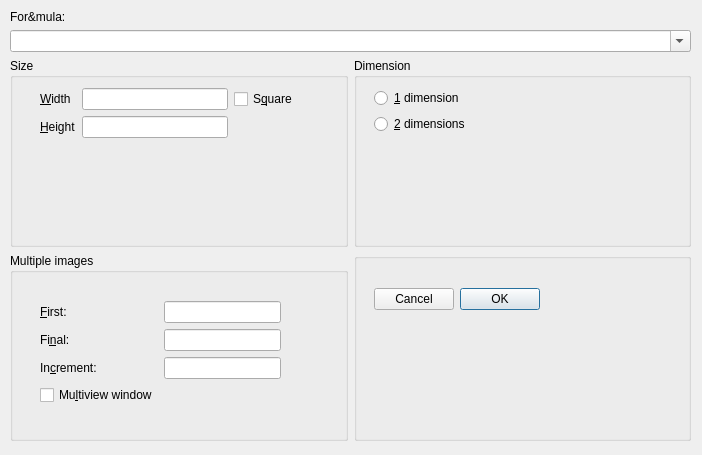
<?xml version="1.0" encoding="UTF-8"?>
<ui version="4.0">
 <class>formulaDialog</class>
 <widget class="QDialog" name="formulaDialog">
  <property name="geometry">
   <rect>
    <x>0</x>
    <y>0</y>
    <width>702</width>
    <height>455</height>
   </rect>
  </property>
  <property name="windowTitle">
   <string>Create image</string>
  </property>
  <property name="locale">
   <locale language="English" country="Australia"/>
  </property>
  <property name="modal">
   <bool>true</bool>
  </property>
  <widget class="QWidget" name="mainWidget">
   <property name="geometry">
    <rect>
     <x>10</x>
     <y>10</y>
     <width>681</width>
     <height>431</height>
    </rect>
   </property>
   <layout class="QVBoxLayout" name="mainLayout">
    <item>
     <widget class="QLabel" name="formulaLabel">
      <property name="sizePolicy">
       <sizepolicy hsizetype="Preferred" vsizetype="Fixed">
        <horstretch>0</horstretch>
        <verstretch>0</verstretch>
       </sizepolicy>
      </property>
      <property name="text">
       <string>For&amp;mula:</string>
      </property>
     </widget>
    </item>
    <item>
     <widget class="QComboBox" name="formulaComboBox">
      <property name="editable">
       <bool>true</bool>
      </property>
     </widget>
    </item>
    <item>
     <layout class="QGridLayout" name="mainGridLayout" rowminimumheight="0,0" columnminimumwidth="0,0">
      <item row="0" column="0">
       <widget class="QGroupBox" name="sizeGroupBox">
        <property name="title">
         <string>Size</string>
        </property>
        <widget class="QWidget" name="sizeGridLayout_a">
         <property name="geometry">
          <rect>
           <x>30</x>
           <y>30</y>
           <width>258</width>
           <height>96</height>
          </rect>
         </property>
         <layout class="QVBoxLayout" name="sizeVerticalLayout">
          <item>
           <layout class="QGridLayout" name="sizeGridLayout_b">
            <item row="0" column="0">
             <widget class="QLabel" name="widthLabel">
              <property name="text">
               <string>&amp;Width</string>
              </property>
              <property name="buddy">
               <cstring>widthLineEdit</cstring>
              </property>
             </widget>
            </item>
            <item row="0" column="2">
             <widget class="QCheckBox" name="squareCheckBox">
              <property name="text">
               <string>S&amp;quare</string>
              </property>
             </widget>
            </item>
            <item row="0" column="1">
             <widget class="QLineEdit" name="widthLineEdit">
              <property name="inputMethodHints">
               <set>Qt::ImhDigitsOnly</set>
              </property>
             </widget>
            </item>
            <item row="1" column="0">
             <widget class="QLabel" name="heightLabel">
              <property name="text">
               <string>&amp;Height</string>
              </property>
              <property name="buddy">
               <cstring>heightLineEdit</cstring>
              </property>
             </widget>
            </item>
            <item row="1" column="1">
             <widget class="QLineEdit" name="heightLineEdit">
              <property name="inputMethodHints">
               <set>Qt::ImhDigitsOnly</set>
              </property>
             </widget>
            </item>
           </layout>
          </item>
          <item>
           <spacer name="sizeVerticalSpacer">
            <property name="orientation">
             <enum>Qt::Vertical</enum>
            </property>
            <property name="sizeHint" stdset="0">
             <size>
              <width>20</width>
              <height>40</height>
             </size>
            </property>
           </spacer>
          </item>
         </layout>
        </widget>
       </widget>
      </item>
      <item row="0" column="1">
       <widget class="QGroupBox" name="dimensionGroupBox">
        <property name="title">
         <string>Dimension</string>
        </property>
        <widget class="QWidget" name="verticalLayoutWidget_3">
         <property name="geometry">
          <rect>
           <x>20</x>
           <y>30</y>
           <width>221</width>
           <height>121</height>
          </rect>
         </property>
         <layout class="QVBoxLayout" name="dimVerticalLayout">
          <item>
           <widget class="QRadioButton" name="oneDRadioButton">
            <property name="text">
             <string>&amp;1 dimension</string>
            </property>
           </widget>
          </item>
          <item>
           <widget class="QRadioButton" name="twoDRadioButton">
            <property name="text">
             <string>&amp;2 dimensions</string>
            </property>
           </widget>
          </item>
          <item>
           <spacer name="dimVerticalSpacer">
            <property name="orientation">
             <enum>Qt::Vertical</enum>
            </property>
            <property name="sizeHint" stdset="0">
             <size>
              <width>20</width>
              <height>40</height>
             </size>
            </property>
           </spacer>
          </item>
         </layout>
        </widget>
       </widget>
      </item>
      <item row="1" column="0">
       <widget class="QGroupBox" name="multiGroupBox">
        <property name="title">
         <string>Multiple images</string>
        </property>
        <widget class="QWidget" name="verticalLayoutWidget_4">
         <property name="geometry">
          <rect>
           <x>30</x>
           <y>30</y>
           <width>241</width>
           <height>141</height>
          </rect>
         </property>
         <layout class="QVBoxLayout" name="multiVerticalLayout">
          <item>
           <layout class="QGridLayout" name="multiGridLayout">
            <item row="0" column="0">
             <widget class="QLabel" name="firstNLabel">
              <property name="text">
               <string>&amp;First:</string>
              </property>
              <property name="buddy">
               <cstring>firstNLineEdit</cstring>
              </property>
             </widget>
            </item>
            <item row="1" column="1">
             <widget class="QLineEdit" name="finalNLineEdit">
              <property name="inputMethodHints">
               <set>Qt::ImhDigitsOnly</set>
              </property>
             </widget>
            </item>
            <item row="2" column="1">
             <widget class="QLineEdit" name="incrNLineEdit">
              <property name="inputMethodHints">
               <set>Qt::ImhDigitsOnly</set>
              </property>
             </widget>
            </item>
            <item row="1" column="0">
             <widget class="QLabel" name="finalNLabel">
              <property name="text">
               <string>Fi&amp;nal:</string>
              </property>
              <property name="buddy">
               <cstring>finalNLineEdit</cstring>
              </property>
             </widget>
            </item>
            <item row="2" column="0">
             <widget class="QLabel" name="incrNabel">
              <property name="text">
               <string>In&amp;crement:</string>
              </property>
              <property name="buddy">
               <cstring>incrNLineEdit</cstring>
              </property>
             </widget>
            </item>
            <item row="0" column="1">
             <widget class="QLineEdit" name="firstNLineEdit">
              <property name="inputMethodHints">
               <set>Qt::ImhDigitsOnly</set>
              </property>
             </widget>
            </item>
            <item row="3" column="0">
             <widget class="QCheckBox" name="multiviewCheckBox">
              <property name="text">
               <string>Mu&amp;ltiview window</string>
              </property>
             </widget>
            </item>
           </layout>
          </item>
         </layout>
        </widget>
       </widget>
      </item>
      <item row="1" column="1">
       <widget class="QGroupBox" name="buttonGroupBox">
        <property name="title">
         <string/>
        </property>
        <property name="flat">
         <bool>true</bool>
        </property>
        <widget class="QWidget" name="layoutWidget">
         <property name="geometry">
          <rect>
           <x>20</x>
           <y>30</y>
           <width>188</width>
           <height>73</height>
          </rect>
         </property>
         <layout class="QHBoxLayout" name="buttonHorizontalLayout">
          <item>
           <layout class="QVBoxLayout" name="buttonVerticalLayout">
            <item>
             <widget class="QDialogButtonBox" name="buttonBox">
              <property name="layoutDirection">
               <enum>Qt::RightToLeft</enum>
              </property>
              <property name="standardButtons">
               <set>QDialogButtonBox::Cancel|QDialogButtonBox::Ok</set>
              </property>
             </widget>
            </item>
            <item>
             <spacer name="buttonVerticalSpacer">
              <property name="orientation">
               <enum>Qt::Vertical</enum>
              </property>
              <property name="sizeType">
               <enum>QSizePolicy::Preferred</enum>
              </property>
              <property name="sizeHint" stdset="0">
               <size>
                <width>20</width>
                <height>40</height>
               </size>
              </property>
             </spacer>
            </item>
           </layout>
          </item>
         </layout>
        </widget>
       </widget>
      </item>
     </layout>
    </item>
   </layout>
  </widget>
 </widget>
 <tabstops>
  <tabstop>formulaComboBox</tabstop>
  <tabstop>widthLineEdit</tabstop>
  <tabstop>squareCheckBox</tabstop>
  <tabstop>heightLineEdit</tabstop>
  <tabstop>oneDRadioButton</tabstop>
  <tabstop>twoDRadioButton</tabstop>
  <tabstop>firstNLineEdit</tabstop>
  <tabstop>finalNLineEdit</tabstop>
  <tabstop>incrNLineEdit</tabstop>
  <tabstop>multiviewCheckBox</tabstop>
  <tabstop>buttonBox</tabstop>
 </tabstops>
 <resources/>
 <connections>
  <connection>
   <sender>oneDRadioButton</sender>
   <signal>clicked()</signal>
   <receiver>formulaDialog</receiver>
   <slot>updateControls()</slot>
   <hints>
    <hint type="sourcelabel">
     <x>383</x>
     <y>97</y>
    </hint>
    <hint type="destinationlabel">
     <x>698</x>
     <y>102</y>
    </hint>
   </hints>
  </connection>
  <connection>
   <sender>twoDRadioButton</sender>
   <signal>clicked()</signal>
   <receiver>formulaDialog</receiver>
   <slot>updateControls()</slot>
   <hints>
    <hint type="sourcelabel">
     <x>389</x>
     <y>122</y>
    </hint>
    <hint type="destinationlabel">
     <x>697</x>
     <y>135</y>
    </hint>
   </hints>
  </connection>
  <connection>
   <sender>squareCheckBox</sender>
   <signal>stateChanged(int)</signal>
   <receiver>formulaDialog</receiver>
   <slot>updateControls()</slot>
   <hints>
    <hint type="sourcelabel">
     <x>239</x>
     <y>97</y>
    </hint>
    <hint type="destinationlabel">
     <x>696</x>
     <y>174</y>
    </hint>
   </hints>
  </connection>
  <connection>
   <sender>widthLineEdit</sender>
   <signal>textChanged(QString)</signal>
   <receiver>formulaDialog</receiver>
   <slot>updateControls()</slot>
   <hints>
    <hint type="sourcelabel">
     <x>150</x>
     <y>99</y>
    </hint>
    <hint type="destinationlabel">
     <x>696</x>
     <y>215</y>
    </hint>
   </hints>
  </connection>
  <connection>
   <sender>formulaComboBox</sender>
   <signal>textChanged(QString)</signal>
   <receiver>formulaDialog</receiver>
   <slot>formulaChanged()</slot>
   <hints>
    <hint type="sourcelabel">
     <x>509</x>
     <y>40</y>
    </hint>
    <hint type="destinationlabel">
     <x>696</x>
     <y>37</y>
    </hint>
   </hints>
  </connection>
  <connection>
   <sender>buttonBox</sender>
   <signal>clicked(QAbstractButton*)</signal>
   <receiver>formulaDialog</receiver>
   <slot>reject()</slot>
   <hints>
    <hint type="sourcelabel">
     <x>423</x>
     <y>291</y>
    </hint>
    <hint type="destinationlabel">
     <x>698</x>
     <y>331</y>
    </hint>
   </hints>
  </connection>
  <connection>
   <sender>buttonBox</sender>
   <signal>clicked(QAbstractButton*)</signal>
   <receiver>formulaDialog</receiver>
   <slot>accept()</slot>
   <hints>
    <hint type="sourcelabel">
     <x>510</x>
     <y>295</y>
    </hint>
    <hint type="destinationlabel">
     <x>698</x>
     <y>368</y>
    </hint>
   </hints>
  </connection>
 </connections>
 <slots>
  <slot>updateControls()</slot>
  <slot>formulaChanged()</slot>
 </slots>
</ui>
